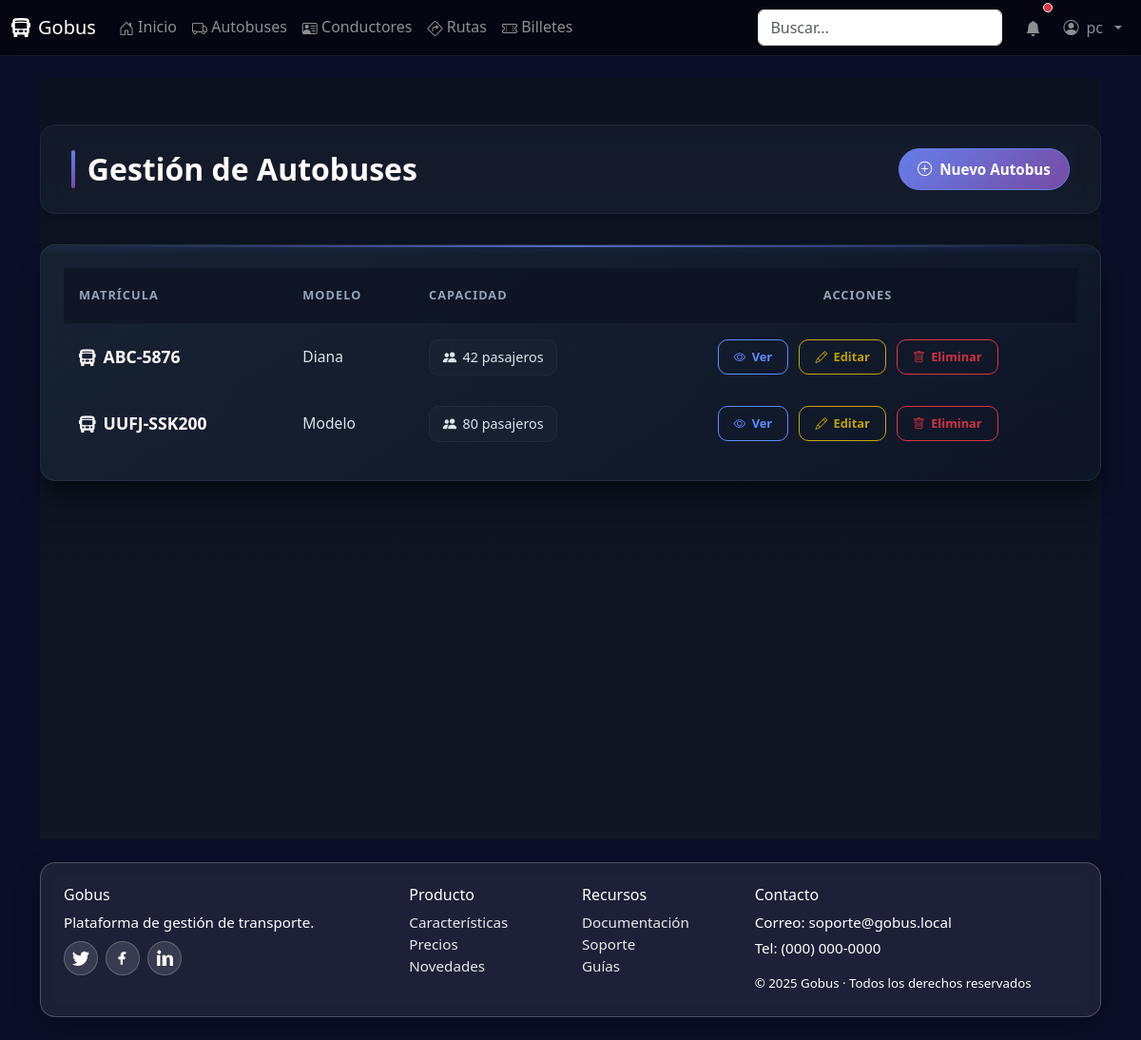
Screenshot of /autobuses/ (signed in) with the database file from the repository.
### core/models.py (models this page shows, shortened)
class Autobus(models.Model):
    matricula = models.CharField(max_length=20, unique=True)
    capacidad = models.PositiveIntegerField()
    modelo = models.CharField(max_length=100)

### core/views.py (the view)
# urls.py: path('autobuses/', views.autobus_list, name='autobus_list'),
@login_required
def autobus_list(request):
    autobuses = Autobus.objects.all().order_by('matricula')
    paginator = Paginator(autobuses, 10)
    page_number = request.GET.get('page')
    page_obj = paginator.get_page(page_number)
    context = {
        'page_obj': page_obj,
        'title': 'Gestión de Autobuses'
    }
    return render(request, 'core/autobus/autobus_list.html', context)

### core/templates/core/autobus/autobus_list.html (shortened to what this page needs)
{% extends 'base.html' %}
{% load static %}
{% block head_extra %}
<link href="{% static 'core/css/home-modern.css' %}" rel="stylesheet">
<link href="{% static 'core/css/crud.css' %}" rel="stylesheet">
{% endblock %}
{% block content %}
<div class="crud-container">
  <div class="page-header">
    <h1 class="page-title">{{ title }}</h1>
    <a href="{% url 'autobus_create' %}" class="btn-create">
      <i class="bi bi-plus-circle"></i>
      Nuevo Autobus
    </a>
  </div>
  {% if page_obj %}
    <div class="table-container">
      <div class="table-responsive">
        <table class="modern-table">
          <thead>
            <tr>
              <th>Matrícula</th>
              <th>Modelo</th>
              <th>Capacidad</th>
              <th>Acciones</th>
            </tr>
          </thead>
          <tbody>
            {% for autobus in page_obj %}
              <tr>
                <td data-label="Matrícula">
                  <div class="matricula-cell">
                    <i class="bi bi-bus-front-fill"></i>
                    {{ autobus.matricula }}
                  </div>
                </td>
                <td class="modelo-cell" data-label="Modelo">{{ autobus.modelo }}</td>
                <td data-label="Capacidad">
                  <div class="capacidad-badge">
                    <i class="bi bi-people-fill"></i>
                    {{ autobus.capacidad }} pasajeros
                  </div>
                </td>
                <td data-label="Acciones">
                  <div class="action-cell">
                    <a href="{% url 'autobus_detail' autobus.pk %}" class="btn-action btn-view">
                      <i class="bi bi-eye"></i> Ver
                    </a>
                    <a href="{% url 'autobus_edit' autobus.pk %}" class="btn-action btn-edit">
                      <i class="bi bi-pencil"></i> Editar
                    </a>
                    <a href="{% url 'autobus_delete' autobus.pk %}" class="btn-action btn-delete">
                      <i class="bi bi-trash"></i> Eliminar
                    </a>
                  </div>
                </td>
              </tr>
            {% endfor %}
          </tbody>
        </table>
      </div>
    </div>
  {% endif %}
</div>
{% endblock %}

### templates/base.html (shortened to what this page needs)
{% load static %}
<!doctype html>
<html lang="es">
  <head>
    <link href="https://cdn.jsdelivr.net/npm/bootstrap@5.3.3/dist/css/bootstrap.min.css" rel="stylesheet">
    <link href="https://cdn.jsdelivr.net/npm/bootstrap-icons@1.11.3/font/bootstrap-icons.min.css" rel="stylesheet">
      <link href="{% static 'core/css/base.css' %}" rel="stylesheet">
    {% block head_extra %}{% endblock %}
  </head>
  <body>
    <nav class="navbar gobus-navbar navbar-expand-lg navbar-dark">
      <div class="container-fluid">
        <a class="navbar-brand d-flex align-items-center gap-2" href="/">
          <i class="bi bi-bus-front-fill"></i>
          <span>Gobus</span>
        </a>
        <div class="collapse navbar-collapse" id="navbarNav">
          <ul class="navbar-nav me-auto mb-2 mb-lg-0">
            <li class="nav-item"><a class="nav-link" href="/"><i class="bi bi-house-door"></i> Inicio</a></li>
            <li class="nav-item"><a class="nav-link" href="/autobuses"><i class="bi bi-truck"></i> Autobuses</a></li>
            <li class="nav-item"><a class="nav-link" href="/conductores"><i class="bi bi-person-vcard"></i> Conductores</a></li>
            <li class="nav-item"><a class="nav-link" href="/rutas"><i class="bi bi-sign-turn-right"></i> Rutas</a></li>
            <li class="nav-item"><a class="nav-link" href="/billetes"><i class="bi bi-ticket-perforated"></i> Billetes</a></li>
          </ul>
          <form class="d-flex me-3" role="search">
            <input class="form-control" type="search" placeholder="Buscar..." aria-label="Buscar">
          </form>
          <ul class="navbar-nav align-items-center">
            <li class="nav-item me-2">
              <a class="nav-link position-relative" href="#" aria-label="Notificaciones">
                <i class="bi bi-bell-fill"></i>
                <span class="position-absolute top-0 start-100 translate-middle p-1 bg-danger border border-light rounded-circle">
                </span>
              </a>
            </li>
            {% if user.is_authenticated %}
            <li class="nav-item dropdown custom-user-dropdown">
              <a class="nav-link dropdown-toggle d-flex align-items-center gap-2" href="#" role="button" data-bs-toggle="dropdown" aria-expanded="false" data-bs-boundary="viewport" data-bs-display="static">
                <i class="bi bi-person-circle"></i> {{ user.username|default:"Usuario" }}
              </a>
            </li>
            {% else %}
            <li class="nav-item"><a class="nav-link" href="{% url 'login' %}"><i class="bi bi-box-arrow-in-right"></i> Entrar</a></li>
            {% endif %}
          </ul>
        </div>
      </div>
    </nav>
    <main class="container py-4">
      {% block content %}{% endblock %}
    </main>
    <footer class="container pb-4 site-footer">
      <div class="glass p-4">
        <div class="row g-4">
          <div class="col-md-4">
            <h6>Gobus</h6>
            <p class="mb-2">Plataforma de gestión de transporte.</p>
            <div class="d-flex gap-2 social">
              <a href="#" aria-label="Twitter" title="Twitter">
              </a>
              <a href="#" aria-label="Facebook" title="Facebook">
                <svg xmlns="http://www.w3.org/2000/svg" width="18" height="18" fill="currentColor" viewBox="0 0 16 16"><path d="M9 6.5V5c0-.5.4-1 1-1h1V2H9C7.3 2 6 3.3 6 5v1.5H4V9h2v5h2V9h2l.5-2.5H8z"/></svg>
              </a>
              <a href="#" aria-label="LinkedIn" title="LinkedIn">
                <svg xmlns="http://www.w3.org/2000/svg" width="18" height="18" fill="currentColor" viewBox="0 0 16 16"><path d="M1.5 1.5A1.5 1.5 0 1 1 4.5 3 1.5 1.5 0 0 1 1.5 1.5zM1 5h3v10H1zM6 5h3v1.7h.1A3.3 3.3 0 0 1 12.9 5C15 5 16 6.3 16 8.9V15h-3V9.5c0-1.4-.5-2.3-1.6-2.3-.9 0-1.3.6-1.5 1.1V15H6z"/></svg>
              </a>
            </div>
          </div>
          <div class="col-6 col-md-2">
            <h6>Producto</h6>
            <ul class="list-unstyled mb-0">
              <li><a class="footer-link" href="#">Características</a></li>
              <li><a class="footer-link" href="#">Precios</a></li>
              <li><a class="footer-link" href="#">Novedades</a></li>
            </ul>
          </div>
          <div class="col-6 col-md-2">
            <h6>Recursos</h6>
            <ul class="list-unstyled mb-0">
              <li><a class="footer-link" href="#">Documentación</a></li>
              <li><a class="footer-link" href="#">Soporte</a></li>
              <li><a class="footer-link" href="#">Guías</a></li>
            </ul>
          </div>
          <div class="col-md-4">
            <h6>Contacto</h6>
            <p class="mb-1">Correo: soporte@gobus.local</p>
            <p class="mb-3">Tel: (000) 000-0000</p>
            <small class="d-block">© {{ now|default:2025 }} Gobus · Todos los derechos reservados</small>
          </div>
        </div>
      </div>
    </footer>
  </body>
</html>

### core/static/core/css/base.css (style rules this page uses)
body { min-height: 100vh; background: linear-gradient(135deg, #0d6efd 0%, #6610f2 50%, #6f42c1 100%); background-attachment: fixed; }
.glass { background: rgba(255, 255, 255, 0.08); border: 1px solid rgba(255, 255, 255, 0.22); border-radius: 16px; backdrop-filter: blur(8px); -webkit-backdrop-filter: blur(8px); box-shadow: 0 10px 30px rgba(0, 0, 0, 0.2); color: #fff; }
.navbar.gobus-navbar { background: rgba(0, 0, 0, 0.55) !important; backdrop-filter: blur(10px); -webkit-backdrop-filter: blur(10px); border-bottom: 1px solid rgba(255, 255, 255, 0.08); position: sticky; top: 0; z-index: 3000; overflow: visible; isolation: isolate; }
.navbar .bi { vertical-align: -0.125em; }
main.container { padding-top: 2rem; padding-bottom: 2rem; }
.site-footer { color: rgba(255, 255, 255, 0.9); font-size: 0.95rem; }
.footer-link { color: rgba(255, 255, 255, 0.9); text-decoration: none; }
.social a { display: inline-flex; align-items: center; justify-content: center; width: 36px; height: 36px; border-radius: 50%; background: rgba(255, 255, 255, 0.12); border: 1px solid rgba(255, 255, 255, 0.22); color: #fff; text-decoration: none; }
.custom-user-dropdown { position: static !important; }
.navbar, .navbar .container-fluid, .navbar-collapse { overflow: visible !important; }
.glass { position: relative; z-index: 0; }

### core/static/core/css/home-modern.css (style rules this page uses)
body { background: #0a0e27 !important; background-image: radial-gradient( circle at 20% 50%, rgba(120, 119, 198, 0.3) 0%, transparent 50% ), radial-gradient( circle at 80% 80%, rgba(255, 119, 198, 0.3) 0%, transparent 50% ), radial-gradient( circle at 40% 20%, rgba(255, 219, 98, 0.2) 0%, transparent 50% ); background-attachment: fixed; }

### rows the page displays
Autobus: matricula "ABC-5876", modelo "Diana", capacidad "42"
Autobus: matricula "UUFJ-SSK200", modelo "Modelo", capacidad "80"

### other values shown
{{ user.username|default:"Usuario" }} "pc"
{{ title }} "Gestión de Autobuses"
{{ now|default:2025 }} "2025"
